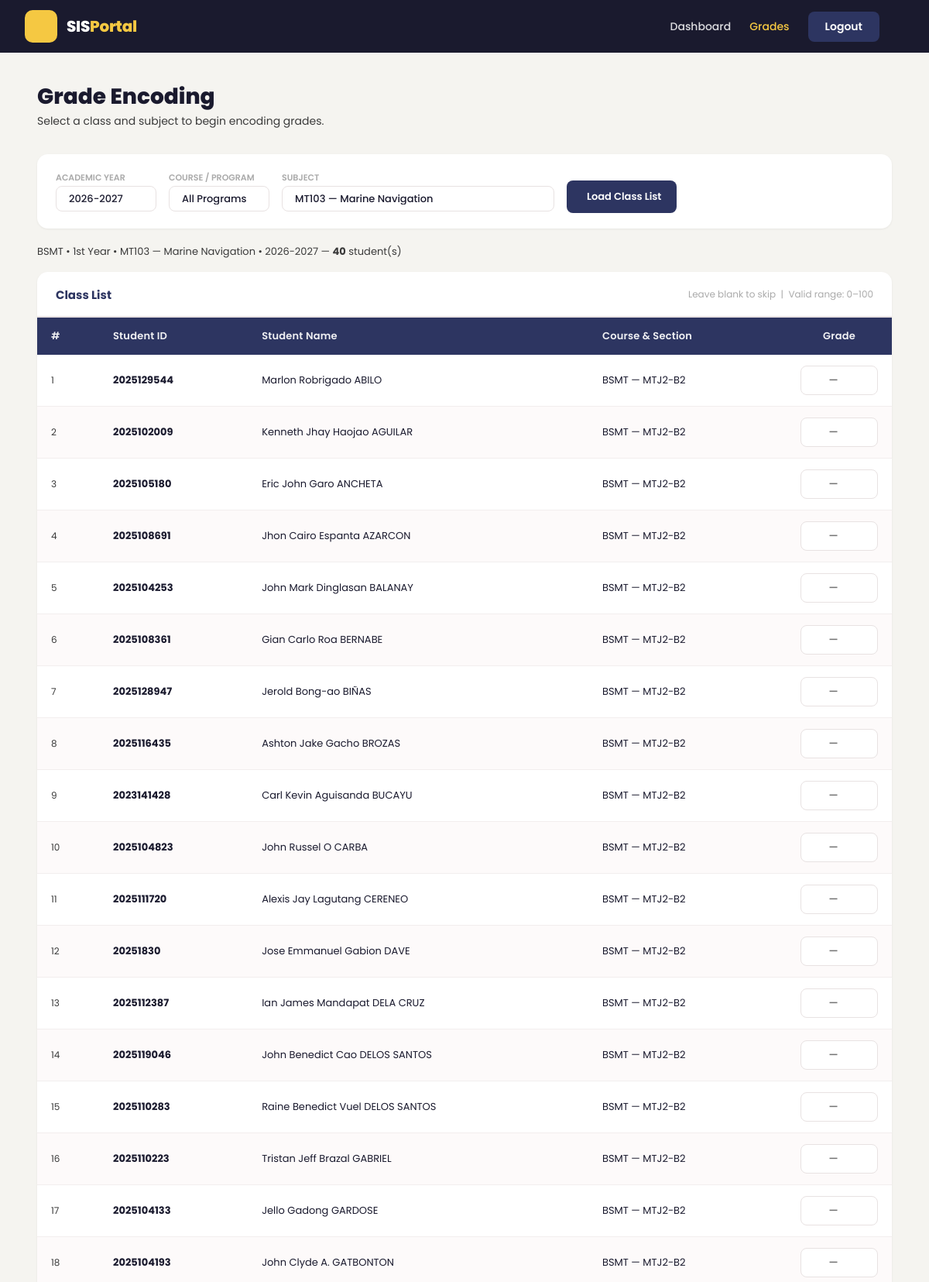
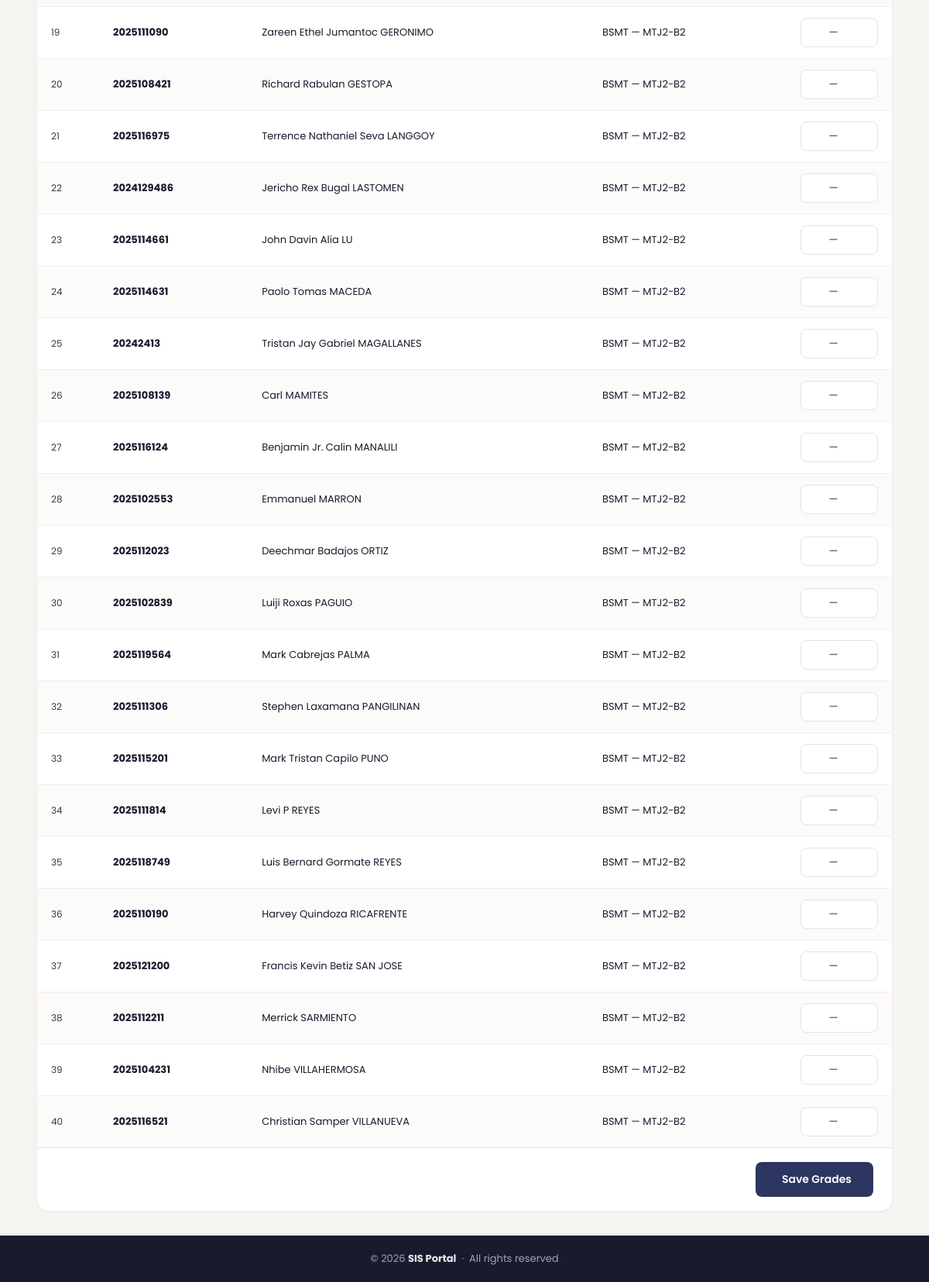
/encode_grades.php?subject_id=3 (signed in), run on the app's committed database (2 pictures, top to bottom).
### tables this page shows
CREATE TABLE subjects (
    id          INT AUTO_INCREMENT PRIMARY KEY,
    subject_code VARCHAR(20)  NOT NULL UNIQUE,
    subject_name VARCHAR(100) NOT NULL,
    course       VARCHAR(50)  NOT NULL,
    year_level   VARCHAR(50)  NOT NULL,
    created_at   TIMESTAMP DEFAULT CURRENT_TIMESTAMP
);

CREATE TABLE students (
  id INT AUTO_INCREMENT PRIMARY KEY,
  student_id VARCHAR(20) NOT NULL UNIQUE,
  first_name VARCHAR(100) NOT NULL,
  last_name VARCHAR(100) NOT NULL,
  course VARCHAR(50) NOT NULL,
  year_level VARCHAR(50) NOT NULL,
  section VARCHAR(50) NOT NULL,
  gender ENUM('Male','Female') DEFAULT 'Male'
);

### encode_grades.php (the view, shortened to what this page needs)
<?php
include 'config.php';
$current_month = (int) date('n');
$current_y     = (int) date('Y');
if ($current_month >= 6) {
    $current_year = $current_y . '-' . ($current_y + 1);
} else {
    $current_year = ($current_y - 1) . '-' . $current_y;
}
$subjects_result = mysqli_query($conn, "SELECT id, subject_code, subject_name, course FROM subjects ORDER BY subject_code");
$all_subjects = [];
while ($row = mysqli_fetch_assoc($subjects_result)) {
    $all_subjects[] = $row;
}
$academic_year = $_GET['academic_year'] ?? $current_year;
$course        = $_GET['course']        ?? '';
$subject_id    = $_GET['subject_id']    ?? '';
$invalid_grades = [];
$show_roster = ($subject_id && $academic_year);
$students    = [];
if ($show_roster) {
    $subj_meta_stmt = $conn->prepare("SELECT course, year_level FROM subjects WHERE id = ?");
    $subj_meta_stmt->bind_param("i", $subject_id);
    $subj_meta_stmt->execute();
    $subject_meta_row = $subj_meta_stmt->get_result()->fetch_assoc();
    $subject_course     = $subject_meta_row['course']     ?? null;
    $subject_year_level = $subject_meta_row['year_level'] ?? null;
    if ($subject_course === null) {
        $students = [];
    } elseif ($course !== '' && $course !== $subject_course) {
        $course_mismatch = true;
        $students = [];
    } else {
        $sql = "SELECT s.id, s.student_id, s.first_name, s.last_name, s.course, s.section, s.year_level, g.grade, g.updated_at
                FROM students s
                LEFT JOIN grades g
                    ON g.student_id = s.id
                    AND g.subject_id = ?
                    AND g.academic_year = ?
                WHERE s.course = ? AND s.year_level = ?
                ORDER BY s.last_name ASC, s.first_name ASC";
        $stmt = $conn->prepare($sql);
        $stmt->bind_param("isss", $subject_id, $academic_year, $subject_course, $subject_year_level);
        $stmt->execute();
        $students = $stmt->get_result()->fetch_all(MYSQLI_ASSOC);
    }
}
$subject_name_display = '';
if ($subject_id) {
    $subj_stmt = $conn->prepare("SELECT subject_code, subject_name FROM subjects WHERE id = ?");
    $subj_stmt->bind_param("i", $subject_id);
    $subj_stmt->execute();
    if ($subj_row = $subj_stmt->get_result()->fetch_assoc()) {
        $subject_name_display = htmlspecialchars($subj_row['subject_code'] . ' — ' . $subj_row['subject_name']);
    }
}
?>
<!DOCTYPE html>
<html lang="en">
<head>
    <link rel="stylesheet" href="https://cdn.jsdelivr.net/npm/@tabler/icons-webfont@latest/tabler-icons.min.css">
    <link rel="stylesheet" href="style.css">
</head>
<body>
<nav class="navbar">
    <div class="navbar-left">
        <div class="navbar-logo">
            <div class="logo-icon"><i class="ti ti-school"></i></div>
            <span class="logo-text">SIS<span class="logo-accent">Portal</span></span>
        </div>
    </div>
    <div class="navbar-right navbar" id="navbarRight">
        <a href="index.php" class="nav-link">Dashboard</a>
        <a href="encode_grades.php" class="nav-link" style="color:#F5C842;">Grades</a>
        <a href="logout.php" class="nav-btn-logout" id="logoutLink">Logout</a>
    </div>
</nav>
<main class="main-content">
    <div class="page-header">
        <h1>Grade Encoding</h1>
        <p>Select a class and subject to begin encoding grades.</p>
    </div>
    <form method="GET" action="encode_grades.php" class="filter-card" id="filterForm">
        <div class="filter-group">
            <span class="filter-label-top">Academic Year</span>
            <select name="academic_year" class="filter-pill" required>
                <option value="<?php echo htmlspecialchars($current_year); ?>" <?php echo $academic_year === $current_year ? 'selected' : ''; ?>>
                    <?php echo htmlspecialchars($current_year); ?>
                </option>
            </select>
        </div>
        <div class="filter-group">
            <span class="filter-label-top">Course / Program</span>
            <select name="course" class="filter-pill" id="courseSelect">
                <option value="">All Programs</option>
            </select>
        </div>
        <div class="filter-group" style="min-width:180px;">
            <span class="filter-label-top">Subject</span>
            <select name="subject_id" class="filter-pill" id="subjectSelect" required>
                <?php foreach ($all_subjects as $subj): ?>
                    <option value="<?php echo $subj['id']; ?>"
                            data-course="<?php echo htmlspecialchars($subj['course']); ?>"
                            <?php echo $subject_id == $subj['id'] ? 'selected' : ''; ?>>
                        <?php echo htmlspecialchars($subj['subject_code'] . ' — ' . $subj['subject_name']); ?>
                    </option>
                <?php endforeach; ?>
            </select>
        </div>
        <button type="submit" class="btn-add" id="loadListBtn" style="margin-top:14px;height:42px;">
            <i class="ti ti-reload"></i> Load Class List
        </button>
    </form>
    <form method="POST" action="encode_grades.php" id="gradeForm">
        <?php if ($show_roster && count($students) > 0): ?>
            <div class="context-badge">
                <?php echo htmlspecialchars($subject_course); ?> &bull;
                <?php echo htmlspecialchars($subject_year_level); ?> &bull;
                <?php echo $subject_name_display; ?> &bull;
                <?php echo htmlspecialchars($academic_year); ?>
                &mdash; <strong><?php echo count($students); ?></strong> student(s)
            </div>
            <div class="table-card">
                <div class="table-card-header">
                    <h3 class="table-title">Class List</h3>
                    <span class="table-info-note"><i class="ti ti-info-circle"></i> Leave blank to skip &nbsp;|&nbsp; Valid range: 0–100</span>
                </div>
                <div class="table-wrap">
                    <table>
                        <thead>
                            <tr>
                                <th style="width:80px;">#</th>
                                <th>Student ID</th>
                                <th>Student Name</th>
                                <th>Course &amp; Section</th>
                                <th style="width:130px;text-align:center;">Grade</th>
                            </tr>
                        </thead>
                        <tbody>
                            <?php $idx = 1; ?>
                            <?php foreach ($students as $s): ?>
                                <?php
                                    $is_invalid = array_key_exists($s['id'], $invalid_grades);
                                    $display_value = $is_invalid
                                        ? $invalid_grades[$s['id']]
                                        : (($s['grade'] !== '' && $s['grade'] !== null) ? $s['grade'] : '');
                                ?>
                                <tr class="<?php echo $is_invalid ? 'row-invalid' : ''; ?>">
                                    <td style="color:var(--text-muted);font-size:12px;"><?php echo $idx++; ?></td>
                                    <td><strong><?php echo htmlspecialchars($s['student_id']); ?></strong></td>
                                    <td><?php echo htmlspecialchars($s['first_name'] . ' ' . $s['last_name']); ?></td>
                                    <td><?php echo htmlspecialchars($s['course'] . ' — ' . $s['section']); ?></td>
                                    <td style="text-align:center;">
                                        <input type="number"
                                               name="grades[<?php echo $s['id']; ?>]"
                                               value="<?php echo htmlspecialchars($display_value); ?>"
                                               step="0.01" min="0" max="100"
                                               placeholder="—"
                                               data-original="<?php echo htmlspecialchars(($s['grade'] !== '' && $s['grade'] !== null) ? $s['grade'] : ''); ?>"
                                               class="grade-input<?php echo $is_invalid ? ' grade-input-invalid' : ''; ?>">
                                    </td>
                                </tr>
                            <?php endforeach; ?>
                        </tbody>
                    </table>
                </div>
                <div class="save-row">
                    <button type="submit" name="save_grades" class="btn-add" id="saveBtn" style="font-size:14px;padding:12px 28px;">
                        <i class="ti ti-device-floppy"></i> Save Grades
                    </button>
                </div>
            </div>
        <?php endif; ?>
    </form>
</main>
<footer class="site-footer">
    <p>&copy; 2026 <strong>SIS Portal</strong> &nbsp;&middot;&nbsp; All rights reserved</p>
</footer>
</body>
</html>

### data on the page
subjects: course "BSMT", year_level "1st Year", subject_name_display "MT103 — Marine Navigation"
students: student "2025129544", first_name+last_name "Marlon Robrigado ABILO", course+section "BSMT — MTJ2-B2"
students: student "2025102009", first_name+last_name "Kenneth Jhay Haojao AGUILAR", course+section "BSMT — MTJ2-B2"
students: student "2025105180", first_name+last_name "Eric John Garo ANCHETA", course+section "BSMT — MTJ2-B2"
students: student "2025108691", first_name+last_name "Jhon Cairo Espanta AZARCON", course+section "BSMT — MTJ2-B2"
students: student "2025104253", first_name+last_name "John Mark Dinglasan BALANAY", course+section "BSMT — MTJ2-B2"
students: student "2025108361", first_name+last_name "Gian Carlo Roa BERNABE", course+section "BSMT — MTJ2-B2"
students: student "2025128947", first_name+last_name "Jerold Bong-ao BIÑAS", course+section "BSMT — MTJ2-B2"
students: student "2025116435", first_name+last_name "Ashton Jake Gacho BROZAS", course+section "BSMT — MTJ2-B2"
students: student "2023141428", first_name+last_name "Carl Kevin Aguisanda BUCAYU", course+section "BSMT — MTJ2-B2"
students: student "2025104823", first_name+last_name "John Russel O CARBA", course+section "BSMT — MTJ2-B2"
students: student "2025111720", first_name+last_name "Alexis Jay Lagutang CERENEO", course+section "BSMT — MTJ2-B2"
students: student "20251830", first_name+last_name "Jose Emmanuel Gabion DAVE", course+section "BSMT — MTJ2-B2"
students: student "2025112387", first_name+last_name "Ian James Mandapat DELA CRUZ", course+section "BSMT — MTJ2-B2"
students: student "2025119046", first_name+last_name "John Benedict Cao DELOS SANTOS", course+section "BSMT — MTJ2-B2"
students: student "2025110283", first_name+last_name "Raine Benedict Vuel DELOS SANTOS", course+section "BSMT — MTJ2-B2"
students: student "2025110223", first_name+last_name "Tristan Jeff Brazal GABRIEL", course+section "BSMT — MTJ2-B2"
students: student "2025104133", first_name+last_name "Jello Gadong GARDOSE", course+section "BSMT — MTJ2-B2"
students: student "2025104193", first_name+last_name "John Clyde A. GATBONTON", course+section "BSMT — MTJ2-B2"
students: student "2025111090", first_name+last_name "Zareen Ethel Jumantoc GERONIMO", course+section "BSMT — MTJ2-B2"
students: student "2025108421", first_name+last_name "Richard Rabulan GESTOPA", course+section "BSMT — MTJ2-B2"
students: student "2025116975", first_name+last_name "Terrence Nathaniel Seva LANGGOY", course+section "BSMT — MTJ2-B2"
students: student "2024129486", first_name+last_name "Jericho Rex Bugal LASTOMEN", course+section "BSMT — MTJ2-B2"
students: student "2025114661", first_name+last_name "John Davin Alia LU", course+section "BSMT — MTJ2-B2"
students: student "2025114631", first_name+last_name "Paolo Tomas MACEDA", course+section "BSMT — MTJ2-B2"
students: student "20242413", first_name+last_name "Tristan Jay Gabriel MAGALLANES", course+section "BSMT — MTJ2-B2"
students: student "2025108139", first_name+last_name "Carl MAMITES", course+section "BSMT — MTJ2-B2"
students: student "2025116124", first_name+last_name "Benjamin Jr. Calin MANALILI", course+section "BSMT — MTJ2-B2"
students: student "2025102553", first_name+last_name "Emmanuel MARRON", course+section "BSMT — MTJ2-B2"
students: student "2025112023", first_name+last_name "Deechmar Badajos ORTIZ", course+section "BSMT — MTJ2-B2"
students: student "2025102839", first_name+last_name "Luiji Roxas PAGUIO", course+section "BSMT — MTJ2-B2"
students: student "2025119564", first_name+last_name "Mark Cabrejas PALMA", course+section "BSMT — MTJ2-B2"
students: student "2025111306", first_name+last_name "Stephen Laxamana PANGILINAN", course+section "BSMT — MTJ2-B2"
students: student "2025115201", first_name+last_name "Mark Tristan Capilo PUNO", course+section "BSMT — MTJ2-B2"
students: student "2025111814", first_name+last_name "Levi P REYES", course+section "BSMT — MTJ2-B2"
students: student "2025118749", first_name+last_name "Luis Bernard Gormate REYES", course+section "BSMT — MTJ2-B2"
students: student "2025110190", first_name+last_name "Harvey Quindoza RICAFRENTE", course+section "BSMT — MTJ2-B2"
students: student "2025121200", first_name+last_name "Francis Kevin Betiz SAN JOSE", course+section "BSMT — MTJ2-B2"
students: student "2025112211", first_name+last_name "Merrick SARMIENTO", course+section "BSMT — MTJ2-B2"
students: student "2025104231", first_name+last_name "Nhibe VILLAHERMOSA", course+section "BSMT — MTJ2-B2"
students: student "2025116521", first_name+last_name "Christian Samper VILLANUEVA", course+section "BSMT — MTJ2-B2"

### other printed values
$academic_year "2026-2027"
count($students) "40"
form field academic_year "2026-2027"
form field subject_id "MT103 — Marine Navigation"
